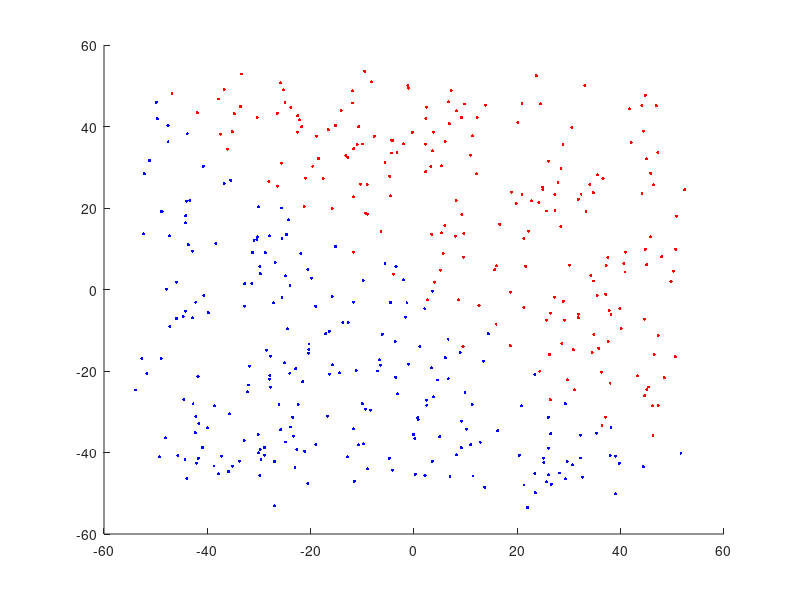
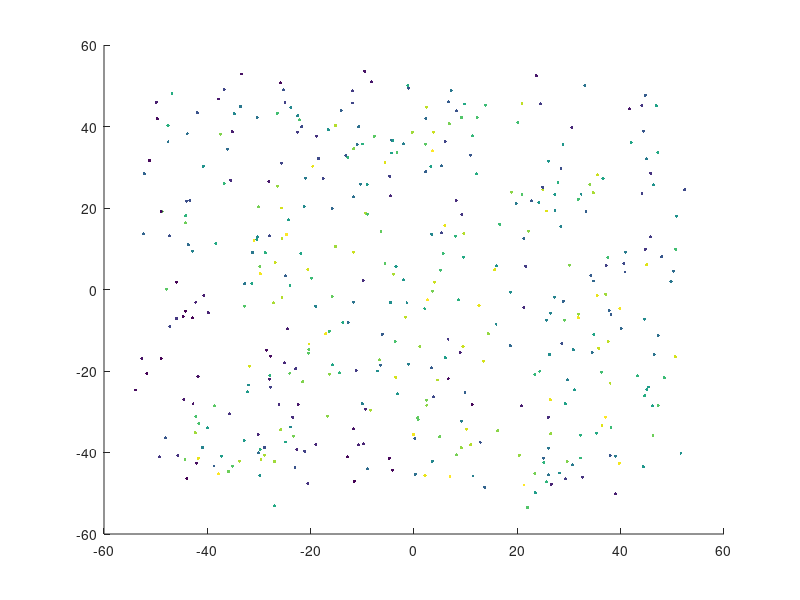
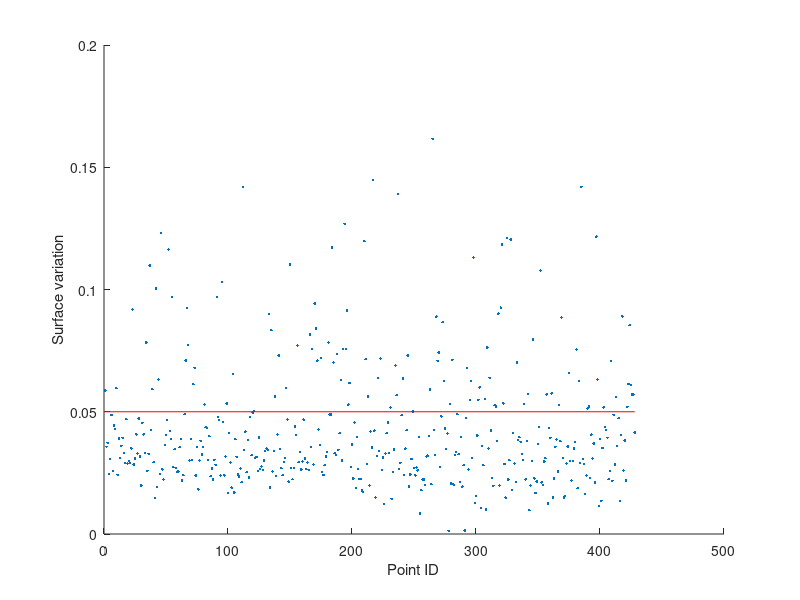
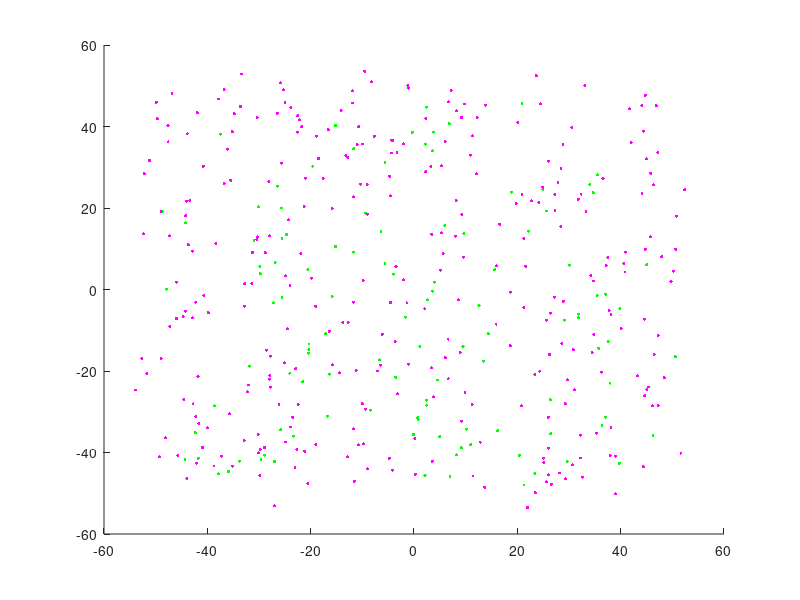

Reproduce these figures in MATLAB, in order.
clc
clear

% Parameters
% edge_th = 0.001;	% noise = 0
% edge_th = 0.015;	% noise = 2
edge_th = 0.05;		% noise = 5

% % Generate a random plane (ax+by+cz=1)
plane1 = [3;2;4];
pc1 = [rand(400,2)*100-50];
pc1 = [pc1,(1-(pc1*plane1(1:2,1)))/plane1(3)];
% plane2 = [1;1;-1];
plane2 = [3;3;1];
pc2 = [rand(400,2)*100-50];
pc2 = [pc2,(1-(pc2*plane2(1:2,1)))/plane2(3)];
pc1 = pc1(pc1*plane2>=1,:)';
pc2 = pc2(pc2*plane1>=1,:)';
pc = [pc1 pc2];
pc1ID = 1:size(pc1,2);
pc2ID = (size(pc1,2)+1):size(pc,2);
noise = rand(size(pc))*10-5;
pc = pc+noise;

eigens = [];
eigenRatio = [];

for i=1:size(pc,2)
	pcSet = pc-pc(:,i);
	pcSet = pcSet(:,prod(abs(pcSet)<20,1)>0);
	eigens(:,i) = sort(eig(pcSet*pcSet'/size(pcSet,2)),'descend');
	eigenRatio(i) = sum(eigens(:,i))^3/prod(eigens(:,i));
end

surfvariation = eigens(3,:)./sum(eigens,1);
[~,surfID] = sort(surfvariation);

pt_surf = pc(:,surfvariation<edge_th);
pt_edge = pc(:,surfvariation>=edge_th);

top10ID = surfID(round(0.9*length(surfID)):end);


% eigens(2,eigens(2,:)<=0) = 0.1;
% t = eigens(1,:)./eigens(2,:);
% c = linspace(0,10,size(t,2));
% [~,I] = sort(t,'descend');

figure;hold on;
scatter3(pc(1,pc1ID),pc(2,pc1ID),pc(3,pc1ID),5,'r','filled')
scatter3(pc(1,pc2ID),pc(2,pc2ID),pc(3,pc2ID),5,'b','filled')

figure;hold on;
scatter3(pc(1,surfID),pc(2,surfID),pc(3,surfID),5,linspace(1,10,size(surfvariation,2)),'filled')

figure;hold on;
plot(surfvariation,'.')
line([0 size(pc,2)],[edge_th edge_th],'Color','r')
xlabel('Point ID')
ylabel('Surface variation')

figure;hold on;
scatter3(pt_surf(1,:),pt_surf(2,:),pt_surf(3,:),5,'m','filled')
scatter3(pt_edge(1,:),pt_edge(2,:),pt_edge(3,:),5,'g','filled')

figure;hold on;
scatter3(pc(1,:),pc(2,:),pc(3,:),5,'m','filled')
scatter3(pc(1,top10ID),pc(2,top10ID),pc(3,top10ID),5,'g','filled')

% scatter3(pc(1,t>2),pc(2,t>2),pc(3,t>2),10,'g','filled')
% figure
% plot(t)
% figure;hold on;
% scatter3(pc(1,:),pc(2,:),pc(3,:),5,c(I),'filled')

% figure
% hold on
% scatter3(pc(1,:),pc(2,:),pc(3,:),5,eigenRatio,'filled')
